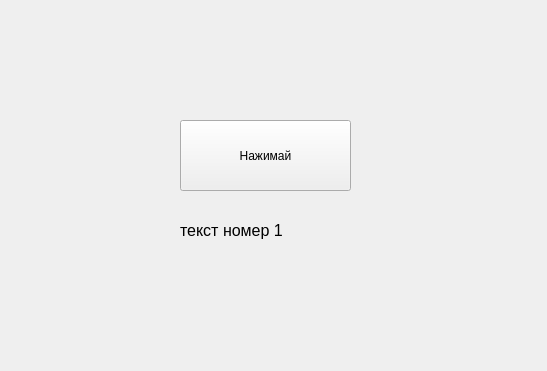
<?xml version="1.0" encoding="UTF-8"?>
<ui version="4.0">
 <class>Form</class>
 <widget class="QWidget" name="Form">
  <property name="geometry">
   <rect>
    <x>0</x>
    <y>0</y>
    <width>547</width>
    <height>371</height>
   </rect>
  </property>
  <property name="windowTitle">
   <string>Lol</string>
  </property>
  <widget class="QPushButton" name="pushButton">
   <property name="geometry">
    <rect>
     <x>180</x>
     <y>120</y>
     <width>171</width>
     <height>71</height>
    </rect>
   </property>
   <property name="text">
    <string>Нажимай</string>
   </property>
  </widget>
  <widget class="QLabel" name="label">
   <property name="geometry">
    <rect>
     <x>180</x>
     <y>190</y>
     <width>171</width>
     <height>81</height>
    </rect>
   </property>
   <property name="font">
    <font>
     <pointsize>12</pointsize>
    </font>
   </property>
   <property name="text">
    <string>текст номер 1</string>
   </property>
  </widget>
 </widget>
 <resources/>
 <connections/>
</ui>
